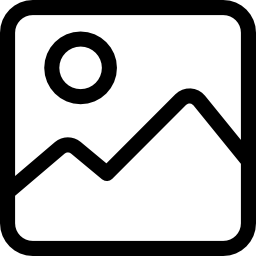
#> input picture images/image.png, 256 x 256 px, found by its file name
$ jupyter execute functions.ipynb
#> lines starting #> are read from the running program, lines starting #| are printed output that depends on the picture; after the words box and inside, x2 and y2 are one past the last pixel; in counts of white or black regions, pixels touching at a corner belong together
[cell 1]
from PIL import Image
import os
#from pydub import AudioSegment
#from pydub.utils import which
#import subprocess

[cell 2]
def change_img_format(files, new_format):
#> called with new_format = '.jpeg'
    for file_name in files:
        im = Image.open(file_name)
#> im is the input picture: PIL image 256x256 RGBA; mean R, G, B, A 166.9, 166.9, 166.9, 82.6
        im = im.convert("RGB")
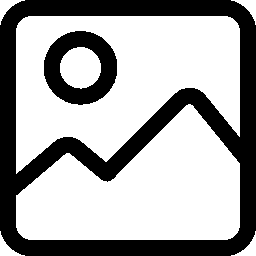
#> im: PIL image 256x256 RGB; 65.5% white; 2 black regions, box (x1, y1, x2, y2) and area: (0, 0, 256, 256) 19713, (44, 31, 117, 105) 2925
        im.save("output_images\\"+file_name.split('\\')[-1].split('.')[0]+new_format)
#> pass 2 of the loop in change_img_format, `for file_name in files:`:
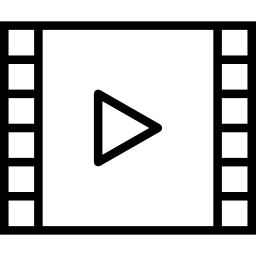
#> input picture images/video-player.png, 256 x 256 px, found by its file name
#> in change_img_format, im is the input picture: PIL image 256x256 RGBA; mean R, G, B, A 192.6, 192.6, 192.6, 58.3
#> in change_img_format, `im = im.convert("RGB")`:
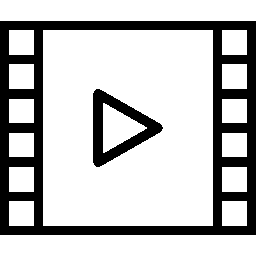
#> im: PIL image 256x256 RGB; 75.5% white; 2 black regions, box (x1, y1, x2, y2) and area: (0, 21, 256, 235) 14064, (93, 89, 163, 167) 1980

[cell 3]
change_img_format(["images\\image.png", "images\\video-player.png"], ".jpeg")

[cell 4]
def change_video_format(files, new_format):
#> called with new_format = '.WMV'
    for file_name in files:
        os.system("ffmpeg -i " + file_name + " output_videos\\" + file_name.split('\\')[-1].split('.')[0] + new_format)
        print("output_videos\\"+file_name.split('\\')[-1].split('.')[0]+new_format)

[cell 5]
change_video_format(["videos\\videoplayback.mp4"], ".WMV")

[cell 6]
def change_audio_format(files, new_format):
#> called with new_format = '.ogg'
    for file_name in files:
        os.system("ffmpeg -i " + file_name + " output_audios\\" + file_name.split('\\')[-1].split('.')[0] + new_format)
